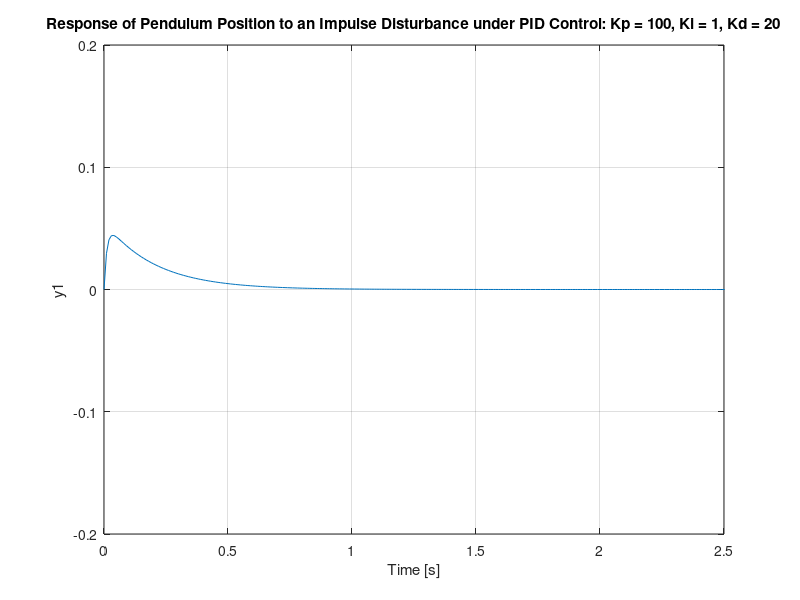

Write the MATLAB code that produced this figure.
% system structure
M = 0.5; % cart mass
m = 0.2; % pendulum mass
b = 0.1; % coefficient of friction for cart
I = 0.006; % mass moment of itertia of the pendulum
g = 9.8; % gravity
l = 0.3; % length to pendulum center of mass
% F = force applied to the cart
% x = cart position coordinate
% theta = pendulum angle from vertical (down)

q = (M+m)*(I+m*l^2)-(m*l)^2;
s = tf('s');
P_pend = (m*l*s/q)/(s^3 + (b*(I + m*l^2))*s^2/q - ((M + m)*m*g*l)*s/q - b*m*g*l/q);

% PID control
subplot(311);
Kp = 1;
Ki = 1;
Kd = 1;
C = pid(Kp,Ki,Kd);
T = feedback(P_pend,C);
t=0:0.01:10;
impulse(T,t)
title('Response of Pendulum Position to an Impulse Disturbance under PID Control: Kp = 1, Ki = 1, Kd = 1');

% figure;
subplot(312);
Kp = 100;
Ki = 1;
Kd = 1;
C = pid(Kp,Ki,Kd);
T = feedback(P_pend,C);
t=0:0.01:10;
impulse(T,t)
axis([0, 2.5, -0.2, 0.2]);
title('Response of Pendulum Position to an Impulse Disturbance under PID Control: Kp = 100, Ki = 1, Kd = 1');

% figure;
subplot(313);
Kp = 100;
Ki = 1;
Kd = 20;
C = pid(Kp,Ki,Kd);
T = feedback(P_pend,C);
t=0:0.01:10;
impulse(T,t)
axis([0, 2.5, -0.2, 0.2]);
title('Response of Pendulum Position to an Impulse Disturbance under PID Control: Kp = 100, Ki = 1, Kd = 20');
